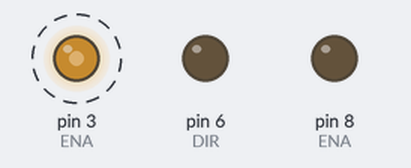
Simulated run of this sketch. Board: Arduino Uno, built with avr-gcc and run on an emulated ATmega328P. Shown: output pins drawn as LEDs (lit = HIGH). Dashed ring = blinking.

Above: at 0.05 s.
Timing chart, 0 to 4.6 s (numbered marks = the images above):
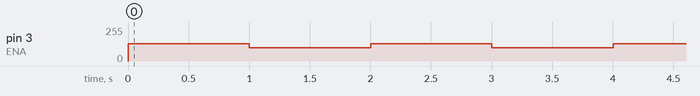

Measured:
- by itself, pin 3 (ENA): alternates 128/255 for 1.0 s and 99/255 for 1.0 s

The sketch:

fastPwm_uso_del_loop.ino
```cpp
void setup() {
  pinMode(8, OUTPUT); //ENA
  pinMode(6, OUTPUT); //DIR
  pinMode(3, OUTPUT); //ENA

  TCCR2A = 0;
  TCCR2B = 0;
  TCCR2A |= (1 << COM2B1); //Uscita PWM su OC2B (Pin 3)
  TCCR2A |= (1 << WGM21) | (1 << WGM20); //Fast PWM
  TCCR2B |= (1 << WGM22); //TOP custom

  //prescaler 256
  TCCR2B |= (1 << CS22) | (1 << CS21);

  OCR2A = 624; //TOP - 100Hz
  OCR2B = 312; //DutyCycle 50%

  digitalWrite(8, LOW);
  digitalWrite(6, LOW);
}

unsigned long t1;
int count = 0;

void loop() {
  if ((millis() - t1) > 1000) {
    if (count % 2) {
      OCR2A = 624;
    } else {
      OCR2A = 400;
    }

    count++;
    t1 = millis();
  }

}
```
